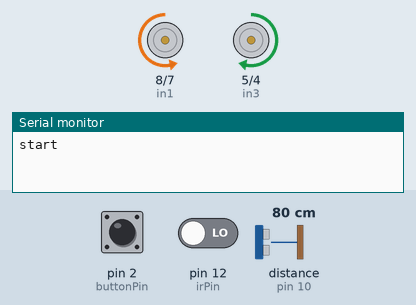
This sketch was run on a simulated Arduino Uno, built with avr-gcc and run on an emulated ATmega328P. On the bench: motor-driver pin pairs drawn as motors (green arrow = first pin HIGH = forward, orange = second pin HIGH = backward, longer = more drive, scaled by the enable pin), the last lines printed to the serial monitor. Wiring (inferred from the names in the program): ultrasonic range finder: trigger pin 11; echo pin 10. The test bench sets the inputs (shaded band); at power-on: distance to the obstacle (sensor on pin 10) 80 cm, pin 2 (buttonPin) HIGH, pin 12 (irPin) LOW. The echo pulse lasts 58.3 µs per cm.

Above: at 1.2 s.
1.3 s: distance to the obstacle (sensor on pin 10) set to 10 cm
2.8 s: distance to the obstacle (sensor on pin 10) set to 7 cm
At 3.6 s:
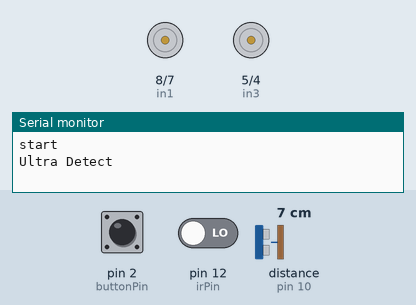
At 4.6 s:
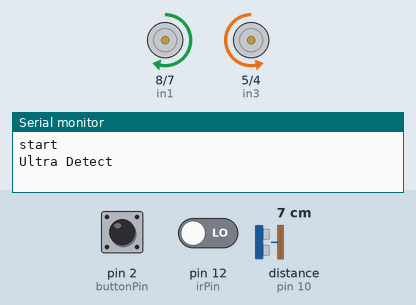
Timing chart, 0 to 9.3 s (numbered marks = the images above; inputs shaded):
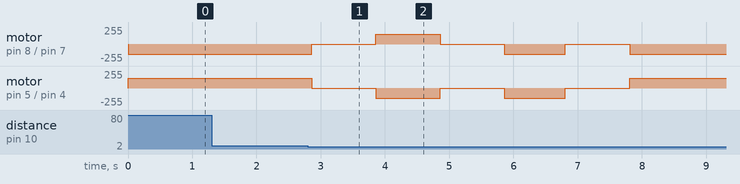

The sketch:

robot_demo.ino
```cpp
// DEFINE PIN #'s
const int trigPin = 11;
const int echoPin = 10;
const int irPin = 12;
const int buttonPin = 2;

// Motor A connections
int enA = 9;
int in1 = 8;
int in2 = 7;
// Motor B connections
int enB = 3;
int in3 = 5;
int in4 = 4;

// DEFINE VARIABLES
long duration;
int distance;

void setup() {
  // Button
  pinMode(buttonPin, INPUT);

  // Sonic
  pinMode(trigPin, OUTPUT);
  pinMode(echoPin, INPUT);

  // IR
  pinMode(irPin, INPUT);

  // Motors
	pinMode(enA, OUTPUT);
	pinMode(enB, OUTPUT);
	pinMode(in1, OUTPUT);
	pinMode(in2, OUTPUT);
	pinMode(in3, OUTPUT);
	pinMode(in4, OUTPUT);

  // Turn off motors - Initial state
	digitalWrite(in1, LOW);
	digitalWrite(in2, LOW);
	digitalWrite(in3, LOW);
	digitalWrite(in4, LOW);

  Serial.begin(9600); // Starts the serial communication
}

void loop() {
  // put your main code here, to run repeatedly:

  // Wait for starting condition
  while(!digitalRead(buttonPin)){}

  Serial.println("start");
  // Go forward
  analogWrite(enA, 150);
	analogWrite(enB, 150);

  // Turn on motor A & B
	digitalWrite(in1, LOW);
	digitalWrite(in2, HIGH);
	digitalWrite(in3, HIGH);
	digitalWrite(in4, LOW);

  bool ultraDetect = false;

  // Forward until ultrasonic is detected
  while(!ultraDetect){
//    Serial.println("Forward");

    // Clears the trigPin
    digitalWrite(trigPin, LOW);
    delayMicroseconds(2);
    // Sets the trigPin on HIGH state for 10 micro seconds
    digitalWrite(trigPin, HIGH);
    delayMicroseconds(10);
    digitalWrite(trigPin, LOW);
    // Reads the echoPin, returns the sound wave travel time in microseconds
    duration = pulseIn(echoPin, HIGH);
    // Calculating the distance
    distance = duration * 0.034 / 2;

    if(distance <= 7){
      ultraDetect = true;
    }

    delay(50);
  }

  Serial.println("Ultra Detect");

  // stop on motor A & B
	digitalWrite(in1, LOW);
	digitalWrite(in2, LOW);
	digitalWrite(in3, LOW);
	digitalWrite(in4, LOW);
  delay(1000);

  //Backwards

  // Turn on motor A & B
	digitalWrite(in1, HIGH);
	digitalWrite(in2, LOW);
	digitalWrite(in3, LOW);
	digitalWrite(in4, HIGH);


  delay(1000);

    // stop on motor A & B
	digitalWrite(in1, LOW);
	digitalWrite(in2, LOW);
	digitalWrite(in3, LOW);
	digitalWrite(in4, LOW);
  delay(1000);
  // TUrn around
  // for(int i = 0; i<10; i++){
  //   Serial.println("Turning around");
  //   delay(100);
  // }

  //turning
  digitalWrite(in1, LOW);
	digitalWrite(in2, HIGH);
	digitalWrite(in3, LOW);
	digitalWrite(in4, HIGH);
  delay(950);// PLEASE ADJUST THIS NUMBER

  // stop on motor A & B
	digitalWrite(in1, LOW);
	digitalWrite(in2, LOW);
	digitalWrite(in3, LOW);
	digitalWrite(in4, LOW);
  delay(1000);

  // Turn on motor A & B
	digitalWrite(in1, LOW);
	digitalWrite(in2, HIGH);
	digitalWrite(in3, HIGH);
	digitalWrite(in4, LOW);

  bool IRdetect = false;

  while(!digitalRead(irPin)){

    delay(50);
  }

  digitalWrite(in1, LOW);
	digitalWrite(in2, LOW);
	digitalWrite(in3, LOW);
	digitalWrite(in4, LOW);

  while(true){
    Serial.println("Stop");
    delay(1000);
  }
}
```

Measured:
- the behaviour switches between 9 and 8 cm on distance to the obstacle (sensor on pin 10) (found by bisection; images 0 and 1)
- after the input at 1.3 s, every drawn part: stays the same
